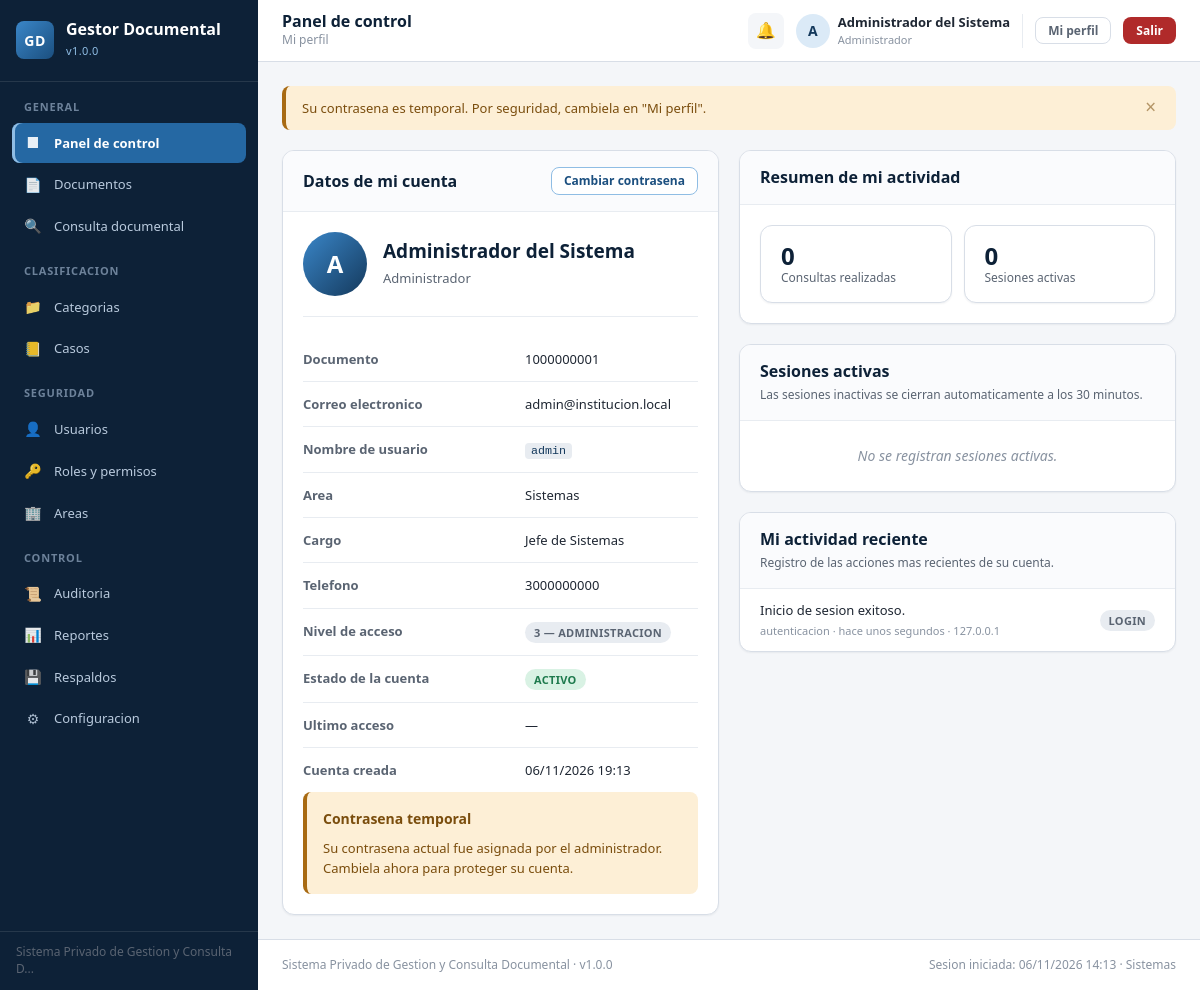
Screenshot of /public/index.php?modulo=panel&accion=perfil (signed in) with the database file from the repository.
### tables this page shows
CREATE TABLE auditoria (
    id_auditoria   BIGINT AUTO_INCREMENT PRIMARY KEY,
    id_usuario     INT          NULL,
    usuario_texto  VARCHAR(50)  NULL COMMENT 'Se conserva aunque se borre el usuario',
    modulo         VARCHAR(50)  NOT NULL,
    accion         VARCHAR(50)  NOT NULL COMMENT 'CREAR, ACTUALIZAR, ELIMINAR, LOGIN, LOGOUT, DESCARGAR, CONSULTAR',
    entidad        VARCHAR(50)  NULL COMMENT 'Tabla afectada',
    id_entidad     INT          NULL,
    descripcion    VARCHAR(500) NULL,
    datos_antes    TEXT         NULL COMMENT 'JSON del estado previo',
    datos_despues  TEXT         NULL COMMENT 'JSON del estado nuevo',
    direccion_ip   VARCHAR(45)  NULL,
    agente_usuario VARCHAR(255) NULL,
    resultado      ENUM('EXITO','FALLO','ADVERTENCIA') NOT NULL DEFAULT 'EXITO',
    fecha_evento   DATETIME     NOT NULL DEFAULT CURRENT_TIMESTAMP,

    CONSTRAINT fk_auditoria_usuario
        FOREIGN KEY (id_usuario) REFERENCES usuarios(id_usuario)
        ON UPDATE CASCADE ON DELETE SET NULL,

    INDEX idx_aud_usuario (id_usuario),
    INDEX idx_aud_modulo  (modulo),
    INDEX idx_aud_accion  (accion),
    INDEX idx_aud_fecha   (fecha_evento)
);

### app/controllers/PanelController.php (called while the page is built, shortened)
<?php
class PanelController
{
    public function perfil(): void
    {
        $usuario = Usuario::porId((int) Sesion::dato('id_usuario'));
        $sesiones = Database::todos(
            'SELECT direccion_ip, fecha_inicio, ultima_actividad
               FROM sesiones_usuario
              WHERE id_usuario = ? AND activa = 1
              ORDER BY ultima_actividad DESC',
            [Sesion::dato('id_usuario')]
        );
        $actividad = Database::todos(
            'SELECT fecha_evento, modulo, accion, descripcion, direccion_ip
               FROM auditoria
              WHERE id_usuario = ?
              ORDER BY fecha_evento DESC
              LIMIT 10',
            [Sesion::dato('id_usuario')]
        );
        $totalConsultas = (int) Database::valor(
            'SELECT COUNT(*) FROM consultas WHERE id_usuario = ?',
            [Sesion::dato('id_usuario')]
        );
        require RUTA_VISTAS . '/panel/perfil.php';
    }
}

### public/index.php (called while the page is built, shortened)
<?php
require_once RUTA_APP . '/core/Database.php';
require_once RUTA_APP . '/core/Helper.php';
require_once RUTA_APP . '/core/Sesion.php';
require_once RUTA_APP . '/models/Usuario.php';
require_once RUTA_APP . '/controllers/PanelController.php';
$modulo = Helper::get('modulo');
$accion = Helper::get('accion');
$metodo      = $rutas[$modulo][$accion][1];
$instancia = new $controlador();
$instancia->$metodo();

### app/core/Helper.php (called while the page is built, shortened)
<?php
class Helper
{
    public static function e($valor): string
    {
        return htmlspecialchars((string) $valor, ENT_QUOTES | ENT_SUBSTITUTE, 'UTF-8');
    }
    public static function eo($valor, string $alterno = '—'): string
    {
        $texto = trim((string) $valor);
        return $texto === '' ? $alterno : self::e($texto);
    }
    public static function fecha(?string $fecha, string $formato = 'd/m/Y'): string
    {
        if (empty($fecha) || $fecha === '0000-00-00') {
            return '—';
        }
        $marca = strtotime($fecha);
        return $marca === false ? '—' : date($formato, $marca);
    }
    public static function fechaHora(?string $fecha): string
    {
        return self::fecha($fecha, 'd/m/Y H:i');
    }
    public static function hace(?string $fecha): string
    {
        $segundos = time() - (int) strtotime($fecha);
        if ($segundos < 60)      return 'hace unos segundos';
        return self::fecha($fecha);
    }
    public static function url(string $modulo, string $accion = '', array $parametros = []): string
    {
        $query = array_merge(['modulo' => $modulo], $accion ? ['accion' => $accion] : [], $parametros);
        return 'index.php?' . http_build_query($query);
    }
    public static function claseEstado(string $estado): string
    {
        return match (strtoupper($estado)) {
            'PUBLICADO', 'ACTIVO', 'COMPLETADO', 'EXITO', 'DISPONIBLE' => 'badge badge--exito',
            'BORRADOR', 'INACTIVO', 'INFO'                            => 'badge badge--neutro',
            'EN_PROCESO', 'ABIERTO', 'ADVERTENCIA'                    => 'badge badge--aviso',
            'ARCHIVADO', 'CERRADO'                                    => 'badge badge--archivado',
            'ELIMINADO', 'BLOQUEADO', 'FALLIDO', 'ERROR', 'RECHAZADO' => 'badge badge--error',
            default                                                   => 'badge badge--neutro',
        };
    }
}

### app/core/Sesion.php (called while the page is built, shortened)
<?php
class Sesion
{
    public static function dato(string $campo, $porDefecto = null)
    {
        return $_SESSION['usuario'][$campo] ?? $porDefecto;
    }
}

### app/core/Database.php (called while the page is built, shortened)
<?php
class Database
{
    private static ?PDO $conexion = null;
    public static function obtener(): PDO
    {
        if (self::$conexion === null) {
            $dsn = sprintf(
                'mysql:host=%s;port=%d;dbname=%s;charset=%s',
                DB_HOST,
                DB_PUERTO,
                DB_NOMBRE,
                DB_CHARSET
            );
            $opciones = [
                PDO::ATTR_ERRMODE            => PDO::ERRMODE_EXCEPTION,
                PDO::ATTR_DEFAULT_FETCH_MODE => PDO::FETCH_ASSOC,
                PDO::ATTR_EMULATE_PREPARES   => false,
                PDO::ATTR_PERSISTENT         => false,
            ];
            try {
                self::$conexion = new PDO($dsn, DB_USUARIO, DB_CLAVE, $opciones);
            } catch (PDOException $e) {
                self::registrarFallo($e->getMessage());
                die('No fue posible conectar con la base de datos. '
                  . 'Verifique que MySQL este iniciado y que la base de datos "'
                  . DB_NOMBRE . '" exista.');
            }
        }
        return self::$conexion;
    }
    public static function consultar(string $sql, array $parametros = []): PDOStatement
    {
        $stmt = self::obtener()->prepare($sql);
        $stmt->execute($parametros);
        return $stmt;
    }
    public static function todos(string $sql, array $parametros = []): array
    {
        return self::consultar($sql, $parametros)->fetchAll();
    }
    public static function uno(string $sql, array $parametros = []): ?array
    {
        $fila = self::consultar($sql, $parametros)->fetch();
        return $fila === false ? null : $fila;
    }
    public static function valor(string $sql, array $parametros = [])
    {
        $fila = self::consultar($sql, $parametros)->fetch(PDO::FETCH_NUM);
        return $fila === false ? null : $fila[0];
    }
}

### app/models/Usuario.php (called while the page is built, shortened)
<?php
class Usuario
{
    public static function porId(int $id): ?array
    {
        return Database::uno(
            "SELECT * FROM v_usuarios_completo WHERE id_usuario = ?",
            [$id]
        );
    }
}

### app/views/panel/perfil.php (the view, shortened to what this page needs)
<?php
require RUTA_VISTAS . '/partials/header.php';
?>
<div class="rejilla rejilla--2">
    <section class="tarjeta">
        <div class="tarjeta__cabecera tarjeta__cabecera--fila">
            <h2 class="tarjeta__titulo">Datos de mi cuenta</h2>
            <a class="boton boton--secundario boton--mini"
               href="<?= Helper::url('auth', 'cambiar-clave') ?>">Cambiar contrasena</a>
        </div>
        <div class="tarjeta__cuerpo">
            <div class="perfil">
                <div class="perfil__avatar" aria-hidden="true">
                    <?= Helper::e(mb_strtoupper(mb_substr((string) $usuario['nombre_completo'], 0, 1))) ?>
                </div>
                <div class="perfil__identidad">
                    <h3 class="perfil__nombre"><?= Helper::e($usuario['nombre_completo']) ?></h3>
                    <span class="perfil__rol"><?= Helper::e($usuario['rol']) ?></span>
                </div>
            </div>
            <dl class="lista-datos">
                <div class="lista-datos__fila">
                    <dt>Documento</dt>
                    <dd><?= Helper::e($usuario['documento']) ?></dd>
                </div>
                <div class="lista-datos__fila">
                    <dt>Correo electronico</dt>
                    <dd><?= Helper::e($usuario['correo']) ?></dd>
                </div>
                <div class="lista-datos__fila">
                    <dt>Nombre de usuario</dt>
                    <dd><code class="codigo"><?= Helper::e($usuario['usuario']) ?></code></dd>
                </div>
                <div class="lista-datos__fila">
                    <dt>Area</dt>
                    <dd><?= Helper::eo($usuario['area'], 'Sin area asignada') ?></dd>
                </div>
                <div class="lista-datos__fila">
                    <dt>Cargo</dt>
                    <dd><?= Helper::eo($usuario['cargo'], 'No registrado') ?></dd>
                </div>
                <div class="lista-datos__fila">
                    <dt>Telefono</dt>
                    <dd><?= Helper::eo($usuario['telefono'], 'No registrado') ?></dd>
                </div>
                <div class="lista-datos__fila">
                    <dt>Nivel de acceso</dt>
                    <dd>
                        <span class="badge badge--neutro">
                            <?= (int) $usuario['nivel_acceso'] ?> —
                            <?= (int) $usuario['nivel_acceso'] >= 3 ? 'Administracion'
                                : ((int) $usuario['nivel_acceso'] === 2 ? 'Gestion' : 'Consulta') ?>
                        </span>
                    </dd>
                </div>
                <div class="lista-datos__fila">
                    <dt>Estado de la cuenta</dt>
                    <dd><span class="<?= Helper::claseEstado($usuario['estado']) ?>">
                        <?= Helper::e($usuario['estado']) ?>
                    </span></dd>
                </div>
                <div class="lista-datos__fila">
                    <dt>Ultimo acceso</dt>
                    <dd><?= Helper::e(Helper::fechaHora($usuario['ultimo_acceso'])) ?></dd>
                </div>
                <div class="lista-datos__fila">
                    <dt>Cuenta creada</dt>
                    <dd><?= Helper::e(Helper::fechaHora($usuario['fecha_creacion'])) ?></dd>
                </div>
            </dl>
            <?php if ((int) $usuario['debe_cambiar_clave'] === 1): ?>
                <div class="aviso aviso--advertencia">
                    <strong class="aviso__titulo">Contrasena temporal</strong>
                    <p class="aviso__texto">
                        Su contrasena actual fue asignada por el administrador.
                        Cambiela ahora para proteger su cuenta.
                    </p>
                </div>
            <?php endif; ?>
        </div>
    </section>
    <div class="columna">
        <section class="tarjeta">
            <div class="tarjeta__cabecera">
                <h2 class="tarjeta__titulo">Resumen de mi actividad</h2>
            </div>
            <div class="tarjeta__cuerpo">
                <div class="metricas metricas--compactas">
                    <article class="metrica">
                        <div class="metrica__datos">
                            <span class="metrica__valor"><?= (int) $totalConsultas ?></span>
                            <span class="metrica__etiqueta">Consultas realizadas</span>
                        </div>
                    </article>
                    <article class="metrica">
                        <div class="metrica__datos">
                            <span class="metrica__valor"><?= count($sesiones) ?></span>
                            <span class="metrica__etiqueta">Sesiones activas</span>
                        </div>
                    </article>
                </div>
            </div>
        </section>
        <section class="tarjeta">
            <div class="tarjeta__cabecera">
                <h2 class="tarjeta__titulo">Sesiones activas</h2>
                <p class="tarjeta__subtitulo">
                    Las sesiones inactivas se cierran automaticamente a los
                    <?= (int) MINUTOS_INACTIVIDAD ?> minutos.
                </p>
            </div>
            <div class="tarjeta__cuerpo tarjeta__cuerpo--sin-relleno">
                <?php if (empty($sesiones)): ?>
                    <p class="vacio">No se registran sesiones activas.</p>
                <?php endif; ?>
            </div>
        </section>
        <section class="tarjeta">
            <div class="tarjeta__cabecera">
                <h2 class="tarjeta__titulo">Mi actividad reciente</h2>
                <p class="tarjeta__subtitulo">
                    Registro de las acciones mas recientes de su cuenta.
                </p>
            </div>
            <div class="tarjeta__cuerpo tarjeta__cuerpo--sin-relleno">
                <?php if (empty($actividad)): ?>
                    <p class="vacio">No se registra actividad todavia.</p>
                <?php else: ?>
                    <ul class="lista-actividad">
                        <?php foreach ($actividad as $evento): ?>
                            <li class="lista-actividad__item">
                                <div class="lista-actividad__contenido">
                                    <span class="lista-actividad__texto">
                                        <?= Helper::e(mb_strimwidth((string) $evento['descripcion'], 0, 70, '...')) ?>
                                    </span>
                                    <span class="lista-actividad__meta">
                                        <?= Helper::e((string) $evento['modulo']) ?>
                                        · <?= Helper::e(Helper::hace($evento['fecha_evento'])) ?>
                                        · <?= Helper::e((string) $evento['direccion_ip']) ?>
                                    </span>
                                </div>
                                <span class="badge badge--neutro">
                                    <?= Helper::e((string) $evento['accion']) ?>
                                </span>
                            </li>
                        <?php endforeach; ?>
                    </ul>
                <?php endif; ?>
            </div>
        </section>
    </div>
</div>
<?php require RUTA_VISTAS . '/partials/footer.php'; ?>

### rows the page displays
auditoria: descripcion "Inicio de sesion exitoso.", modulo "autenticacion", fecha_evento "hace unos segundos", direccion_ip "127.0.0.1", accion "LOGIN"

### other values shown
Helper::e(VERSION_SISTEMA) "1.0.0"
Helper::e(mb_strimwidth(NOMBRE_SISTEMA, 0, 42, '...')) "Sistema Privado de Gestion y Consulta D..."
Helper::e(Helper::tituloModulo($moduloActual)) "Panel de control"
Helper::e($tituloPagina) "Mi perfil"
Helper::e((string) Sesion::dato('rol')) "Administrador"
Helper::e($mensaje['texto']) "Su contrasena es temporal. Por seguridad, cambiela en \"Mi perfil\"."
Helper::e($usuario['nombre_completo']) "Administrador del Sistema"
Helper::e($usuario['rol']) "Administrador"
Helper::e($usuario['documento']) "1000000001"
Helper::e($usuario['correo']) "admin@institucion.local"
Helper::e($usuario['usuario']) "admin"
Helper::eo($usuario['area'], 'Sin area asignada') "Sistemas"
Helper::eo($usuario['cargo'], 'No registrado') "Jefe de Sistemas"
Helper::eo($usuario['telefono'], 'No registrado') "3000000000"
$usuario['nivel_acceso'] "3"
